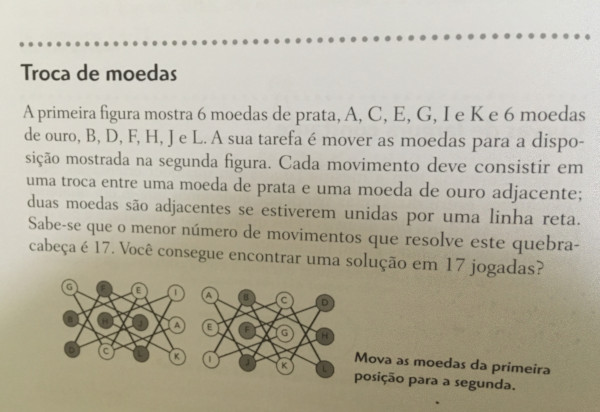
#> input picture resources/Imagens/livro_adaptativa.jpg, 600 x 412 px
$ python main.py
#> lines starting #> are read from the running program, lines starting #| are printed output that depends on the picture
### src/tesseract/utils/utils.py
import numpy as np
import cv2
from PIL import Image
from PIL import ImageFont
from PIL import ImageDraw
import pprint
import pytesseract
from pytesseract import Output

WINDOW_NAME = 'displaymywindows'
CALIBRI_FONT = '../../../resources/Fontes/calibri.ttf'
MIN_CONF = 50
TESSERACT_CONF = '--tessdata-dir ../../../resources/tessdata'  # Config with language portuguese


def read_file_as_bgr(file):
    return cv2.imread(file)  # Open Image
#> returned value is the input picture: shape (412, 600, 3); mean B, G, R 159.8, 176.4, 181.6


def convert_image_to_gray(img):
    return cv2.cvtColor(img, cv2.COLOR_BGR2GRAY)  # Convert image to gray
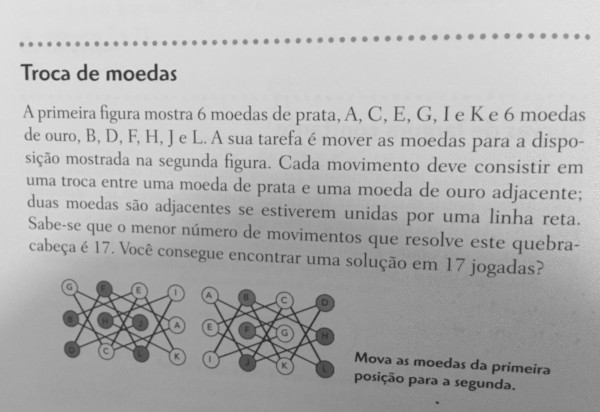
#> returned value: shape (412, 600); min 33, max 230, mean 176


def invert_gray_color(gray):
    return 255 - gray


def filter_color_binary_threshold(img, min=0, max=255):
    __, result = cv2.threshold(img, min, max, cv2.THRESH_BINARY)
    return result


def filter_color_otsu_threshold(img, min=0, max=255):
    __, result = cv2.threshold(img, min, max, cv2.THRESH_BINARY | cv2.THRESH_OTSU)
    return result


def filter_color_mean_adaptive_threshold(img, block_size=11, subtracted=9):
    return cv2.adaptiveThreshold(img, 255, cv2.ADAPTIVE_THRESH_MEAN_C, cv2.THRESH_BINARY, block_size, subtracted)


def filter_color_gaussian_adaptive_threshold(img, block_size=11, subtracted=9):
    return cv2.adaptiveThreshold(img, 255, cv2.ADAPTIVE_THRESH_GAUSSIAN_C, cv2.THRESH_BINARY, block_size, subtracted)


def enlarge(img, percent):
    factor = 1 + (percent/100)
    return cv2.resize(img, None, fx=factor, fy=factor, interpolation=cv2.INTER_CUBIC)


def reduce(img, percent):
    factor = 1 - (percent/100)
    return cv2.resize(img, None, fx=factor, fy=factor, interpolation=cv2.INTER_AREA)


def filter_noise_erode(img, sensitivity=3):
    return cv2.erode(img, np.ones((sensitivity, sensitivity), np.uint8))


def filter_noise_dilate(img, sensitivity=3):
    return cv2.dilate(img, np.ones((sensitivity, sensitivity), np.uint8))


def filter_noise_opening(img, sensitivity=3):
    return filter_noise_dilate(filter_noise_erode(img, sensitivity), sensitivity)


def filter_noise_closure(img, sensitivity=3):
    return filter_noise_erode(filter_noise_dilate(img, sensitivity), sensitivity)


def filter_blur(img, size=5):  # Good for images
    return cv2.blur(img, (size, size))


def filter_blur_gaussian(img, size=5):  # Good for images
    return cv2.GaussianBlur(img, (size, size), 0)


def filter_blur_median(img, size=5):  # Good for text
    return cv2.medianBlur(img, size)


def filter_blur_bilateral(img):  # Good for text
    return cv2.bilateralFilter(img, 15, 40, 45)


def convert_image_to_data(img, lang='por'):
    return pytesseract.image_to_data(img, lang=lang, config=TESSERACT_CONF, output_type=Output.DICT)


# [19 lines left out: functions print_ocr_on_image, show_image, not called in this run]


def pretty_print_dict(value):
    pretty = pprint.PrettyPrinter(width=200)
    pretty.pprint(value)


# [18 lines left out: functions text_box, write_text, not called in this run]

### src/tesseract/exercise/main.py
from src.tesseract.utils.utils import *


def tesseract_example():
    img = read_file_as_bgr('../../../resources/Imagens/livro_adaptativa.jpg')
    img = convert_image_to_gray(img)
#> (the run stopped early here; a loop or call above may not have finished)

$ run again, with resources/Imagens/caneca.jpg copied over resources/Imagens/livro_adaptativa.jpg
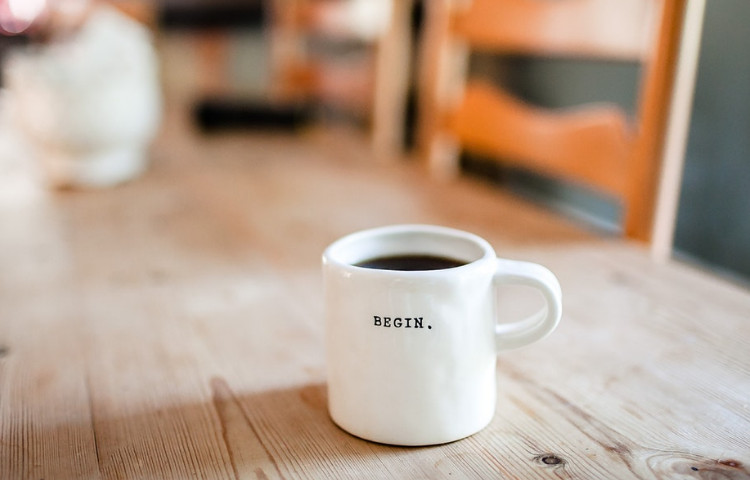
#> input picture resources/Imagens/caneca.jpg, 750 x 480 px
#> in read_file_as_bgr, returned value is the input picture: shape (480, 750, 3); mean B, G, R 142.6, 159.8, 182.4
#> in convert_image_to_gray, `return cv2.cvtColor(img, cv2.COLOR_BGR2GRAY)`:
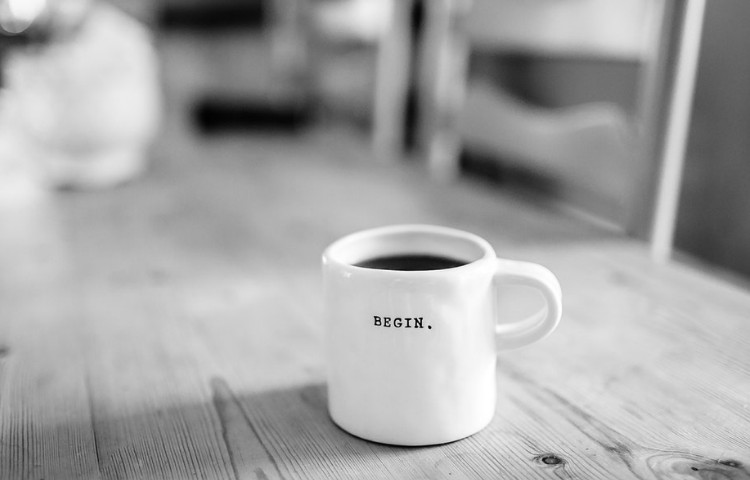
#> returned value: shape (480, 750); min 1, max 255, mean 164.6

$ run again, with resources/Imagens/chines.jpg copied over resources/Imagens/livro_adaptativa.jpg
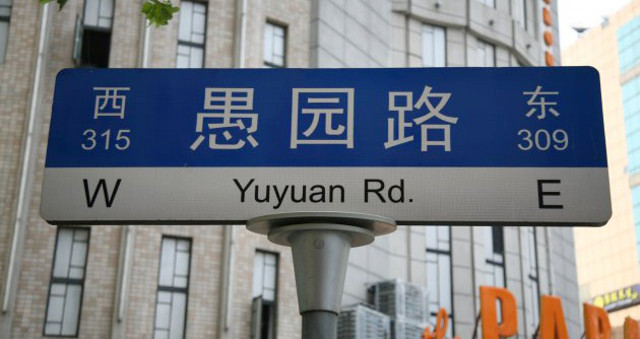
#> input picture resources/Imagens/chines.jpg, 640 x 339 px
#> in read_file_as_bgr, returned value is the input picture: shape (339, 640, 3); mean B, G, R 134.4, 127.1, 122.6
#> in convert_image_to_gray, `return cv2.cvtColor(img, cv2.COLOR_BGR2GRAY)`:
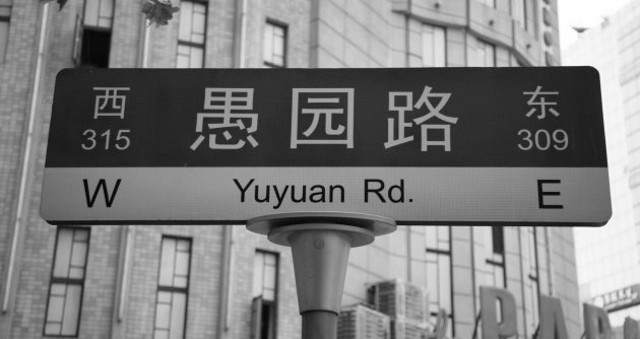
#> returned value: shape (339, 640); min 0, max 255, mean 126.6
